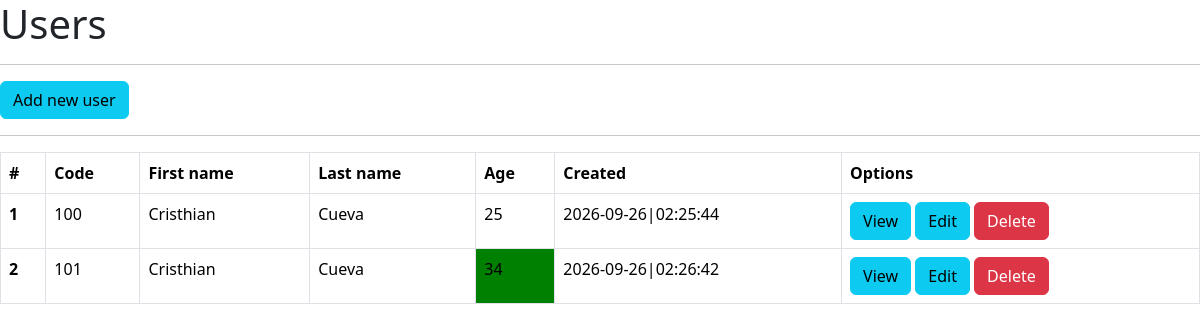
Screenshot of /users with the database file from the repository.
### main.py (models this page shows, shortened)
class User(db.Model):
    __tablename__ = "users"
    id = db.Column(db.Integer, primary_key=True, autoincrement=True)
    code = db.Column(db.String(11), nullable=False)
    first_name = db.Column(db.String(128), nullable=False)
    last_name = db.Column(db.String(128), nullable=False)
    age = db.Column(db.Integer, nullable=True)
    created = db.Column(db.DateTime(timezone=True), server_default=func.now())

### main.py (the view)
@app.route("/users")
def view_users():
    items = User.query.all()
    return render_template("users.html", items=items)

### templates/users.html (shortened to what this page needs)
<!doctype html>
<html lang="es">
  <head>
    <link href="https://cdn.jsdelivr.net/npm/bootstrap@5.3.8/dist/css/bootstrap.min.css" rel="stylesheet">
  </head>
  <body>
    <h1>Users</h1>
    <hr>
    <a href="{{ url_for('view_users_add') }}" class="btn btn-info">Add new user</a>
    <hr>
    <table class="table table-bordered">
  <thead>
    <tr>
      <th scope="col">#</th>
      <th scope="col">Code</th>
      <th scope="col">First name</th>
      <th scope="col">Last name</th>
      <th scope="col">Age</th>
      <th scope="col">Created</th>
      <th scope="col">Options</th>
    </tr>
  </thead>
  <tbody>
    {% for item in items %}
    <tr>
      <th scope="row">{{ item.id }}</th>
      <td>{{ item.code }}</td>
      <td>{{ item.first_name }}</td>
      <td>{{ item.last_name }}</td>
      {% if item.age >= 30 %}
      <td style="background:green;">{{ item.age }}</td>
      {% else %}
      <td>{{ item.age }}</td>
      {% endif %}
      <td>{{ item.created.strftime('%Y-%m-%d|%H:%M:%S') }}</td>
      <td>
        <a href="{{ url_for('view_users_by_id', user_id=item.id) }}" class="btn btn-info">View</a>
        <a href="{{ url_for('view_users_edit_by_id', user_id=item.id) }}" class="btn btn-info">Edit</a>
        <a href="{{ url_for('view_users_delete_by_id', user_id=item.id) }}" class="btn btn-danger">Delete</a>
      </td>
    </tr>
    {% endfor %}
  </tbody>
</table>
  </body>
</html>

### rows the page displays
User: id "1", code "100", first_name "Cristhian", last_name "Cueva", age "25", created "2026-09-26|02:25:44"
User: id "2", code "101", first_name "Cristhian", last_name "Cueva", age "34", created "2026-09-26|02:26:42"
